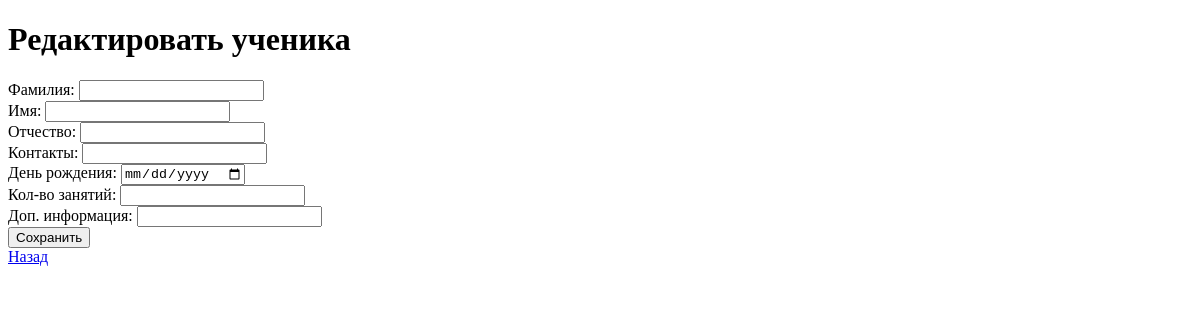
/students/edit/6, run on an earlier commit of the app's database.
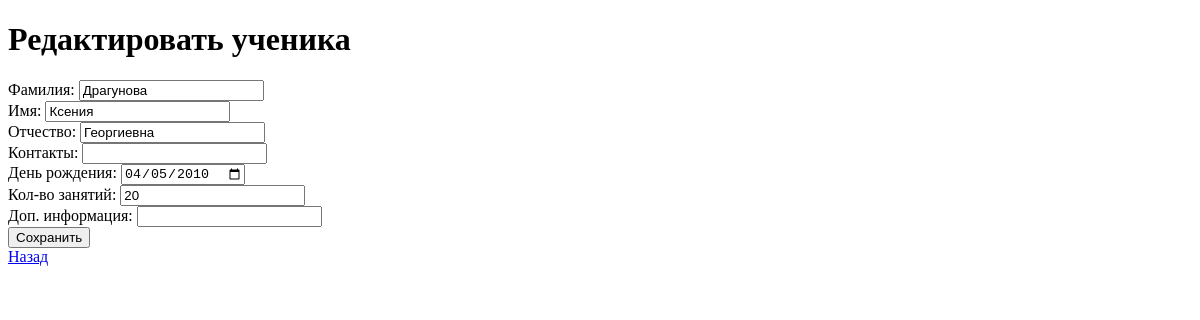
And on a later commit of the database.
### tables this page shows
CREATE TABLE students(
            id INTEGER PRIMARY KEY AUTOINCREMENT,
            first_name TEXT NOT NULL,
            last_name TEXT NOT NULL,
            middle_name TEXT,
            contacts TEXT,
            birthday TEXT,
            lessons_count INTEGER,
            additional_info TEXT,
            creation_date TEXT
        );

### app.py (the view, shortened to what this page needs)
@app.route("/students/edit/<int:student_id>", methods=["GET", "POST"])
def edit_student(student_id):
    student = db.get_student_by_id(student_id)
    return render_template("edit_student.html", student=student)

### database.py (called while the page is built)
def get_connection():
    conn = sqlite3.connect(DB_NAME)
    conn.row_factory = sqlite3.Row
    return conn

def get_student_by_id(student_id):
    conn = get_connection()
    student = conn.execute("SELECT * FROM students WHERE id=?", (student_id,)).fetchone()
    conn.close()
    return student

### templates/edit_student.html (shortened to what this page needs)
<!DOCTYPE html>
<html lang="ru">
<head>
</head>
<body>
<h1>Редактировать ученика</h1>
<form method="POST">
    Фамилия: <input type="text" name="last_name" value="{{ student.last_name }}" required><br>
    Имя: <input type="text" name="first_name" value="{{ student.first_name }}" required><br>
    Отчество: <input type="text" name="middle_name" value="{{ student.middle_name }}"><br>
    Контакты: <input type="text" name="contacts" value="{{ student.contacts }}"><br>
    День рождения: <input type="date" name="birthday" value="{{ student.birthday }}"><br>
    Кол-во занятий: <input type="number" name="lessons_count" value="{{ student.lessons_count }}"><br>
    Доп. информация: <input type="text" name="additional_info" value="{{ student.additional_info }}"><br>
    <button type="submit">Сохранить</button>
</form>
<a href="{{ url_for('students') }}">Назад</a>
</body>
</html>

What changed in the data, as far as the page shows it:
added students: last_name "Драгунова", first_name "Ксения", middle_name "Георгиевна", birthday "04/05/2010", lessons_count "20"
